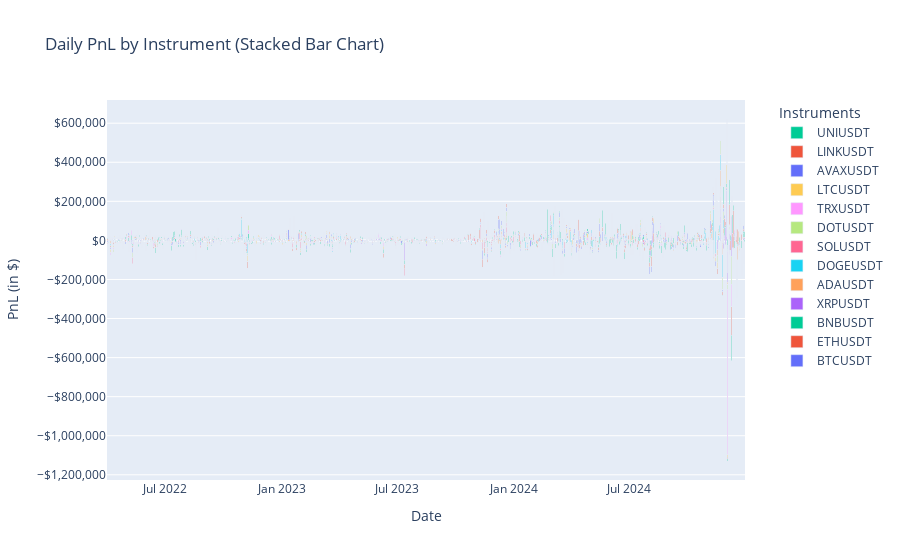

Notebook code cell kept with this figure:
### Markdown cell above
Without any portforlio optimization or regime filters, this simple strategy already generated a decent Sharpe ratio of 1.33 over the trading horizon. Note that the volatility and returns are skewed by more volatile coins, as this is a equal-weight portfolio.

Not very surprisingly, this strategy suffers a huge drawdown during the 2023 choppy market (It'll be an interesting exercise to think about why).

### Code cell
strategy.plotDailyPnL( results )

### Figure 1 — Plotly figure (JSON) as saved in the notebook; plotly's stock layout.template omitted (floating-point values rounded to 4 significant figures; data arrays with more than 128 entries replaced by an {"elided": "..."} marker saying what was removed)
{"data": [{"marker": {"color": "#636EFA"}, "name": "BTCUSDT", "type": "bar", "x": {"elided": "1005 str values"}, "y": {"elided": "1005 float values"}}, {"marker": {"color": "#EF553B"}, "name": "ETHUSDT", "type": "bar", "x": {"elided": "1005 str values"}, "y": {"elided": "1005 float values"}}, {"marker": {"color": "#00CC96"}, "name": "BNBUSDT", "type": "bar", "x": {"elided": "1005 str values"}, "y": {"elided": "1005 float values"}}, {"marker": {"color": "#AB63FA"}, "name": "XRPUSDT", "type": "bar", "x": {"elided": "1005 str values"}, "y": {"elided": "1005 float values"}}, {"marker": {"color": "#FFA15A"}, "name": "ADAUSDT", "type": "bar", "x": {"elided": "1005 str values"}, "y": {"elided": "1005 float values"}}, {"marker": {"color": "#19D3F3"}, "name": "DOGEUSDT", "type": "bar", "x": {"elided": "1005 str values"}, "y": {"elided": "1005 float values"}}, {"marker": {"color": "#FF6692"}, "name": "SOLUSDT", "type": "bar", "x": {"elided": "1005 str values"}, "y": {"elided": "1005 float values"}}, {"marker": {"color": "#B6E880"}, "name": "DOTUSDT", "type": "bar", "x": {"elided": "1005 str values"}, "y": {"elided": "1005 float values"}}, {"marker": {"color": "#FF97FF"}, "name": "TRXUSDT", "type": "bar", "x": {"elided": "1005 str values"}, "y": {"elided": "1005 float values"}}, {"marker": {"color": "#FECB52"}, "name": "LTCUSDT", "type": "bar", "x": {"elided": "1005 str values"}, "y": {"elided": "1005 float values"}}, {"marker": {"color": "#636EFA"}, "name": "AVAXUSDT", "type": "bar", "x": {"elided": "1005 str values"}, "y": {"elided": "1005 float values"}}, {"marker": {"color": "#EF553B"}, "name": "LINKUSDT", "type": "bar", "x": {"elided": "1005 str values"}, "y": {"elided": "1005 float values"}}, {"marker": {"color": "#00CC96"}, "name": "UNIUSDT", "type": "bar", "x": {"elided": "1005 str values"}, "y": {"elided": "1005 float values"}}], "layout": {"barmode": "stack", "legend": {"title": {"text": "Instruments"}, "x": 1.05, "xanchor": "left", "y": 1}, "title": {"text": "Daily PnL by Instrument (Stacked Bar Chart)"}, "xaxis": {"title": {"text": "Date"}}, "yaxis": {"tickformat": "$,.0f", "title": {"text": "PnL (in $)"}}}}
